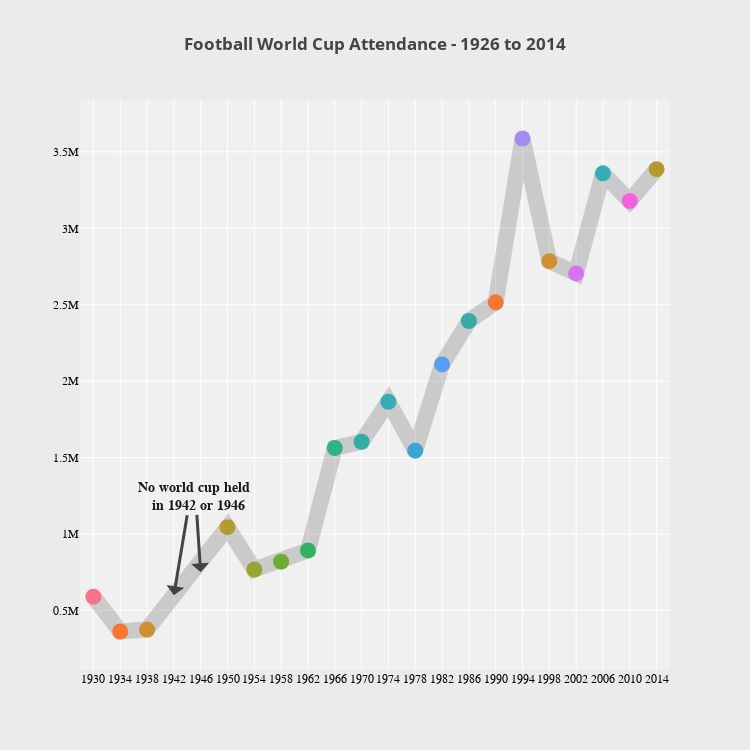

This figure's notebook cell:
### Code cell
trace = go.Scatter(
    x = df['Year'],
    y = df['Attendance'],
    text=df['Country'],
    mode = 'lines+markers',
    marker=dict(size=16,color=df['host_color']),

    line = dict(width = 16,color='rgba(50,50,50,0.2)')
    )
    
layout = go.Layout(
    paper_bgcolor='rgb(235,235,235)',
    plot_bgcolor='rgb(240,240,240)',
    xaxis=dict(
        showline=False,
        tickfont=dict(
            family='Arial',
            size=12,
            color='rgb(0,0,0)'),
        #Distance between the ticks
        dtick=4,
        tick0=1930,
        range=[1928,2016],
        gridcolor='rgb(255,255,255)'),
    yaxis=dict(
        tickfont=dict(
            family='Arial',
            size=12,
            color='rgb(12,12,12)'),
            dtick=500000,
            gridcolor='rgb(255,255,255)'),
        title='<b>Football World Cup Attendance - 1926 to 2014</b>',
        height=750,
        width=750,
        annotations=[dict(
            x=1946,
            y = 750000,
            text = '<b>No world cup held <br> in 1942 or 1946</b>',
            font=dict(
                family = 'Courier New, monospace',
                size=14,
                color='rgb(25,25,25)'),
            ay=-75,
            ax=-5,
            arrowwidth=3),
            dict(
            x=1942,
            y=600000,
            ax=15,
            ay=-90,
            arrowwidth=3)],
)



data = [trace]


fig = go.Figure(data = data,layout=layout)
py.iplot(fig)

### Figure 1 — Plotly figure (JSON) as saved in the notebook; plotly's stock layout.template omitted (floating-point values rounded to 4 significant figures)
{"data": [{"line": {"color": "rgba(50,50,50,0.2)", "width": 16}, "marker": {"color": ["rgb(0.96779755929199129, 0.44127456009157356, 0.53581031550587011)", "rgb(0.9688417625390765, 0.46710871459052145, 0.1965441952393453)", "rgb(0.8087954113106306, 0.56347000500566935, 0.19502642696727285)", "rgb(0.70086333912909171, 0.60803659800755039, 0.19419512204856468)", "rgb(0.59208915296397013, 0.64184670163782442, 0.19350691349910429)", "rgb(0.42258837810145911, 0.67794350493184496, 0.19271544738133076)", "rgb(0.19783576093349015, 0.69555169660630367, 0.39953010374444992)", "rgb(0.20518528131112984, 0.68514977385306008, 0.55625277635579118)", "rgb(0.21044753832183283, 0.67731050804567483, 0.64339411684686809)", "rgb(0.21576108198845112, 0.66904468724155652, 0.72011929920554307)", "rgb(0.22335772267769388, 0.6565792317435265, 0.81713555032656326)", "rgb(0.35313807153094168, 0.62014082208294807, 0.95861952356347879)", "rgb(0.21044753832183283, 0.67731050804567483, 0.64339411684686809)", "rgb(0.9688417625390765, 0.46710871459052145, 0.1965441952393453)", "rgb(0.64230443492197387, 0.54976800512564672, 0.9582651433656727)", "rgb(0.8087954113106306, 0.56347000500566935, 0.19502642696727285)", "rgb(0.83970109472639054, 0.4529020995703274, 0.95786380636530077)", "rgb(0.21576108198845112, 0.66904468724155652, 0.72011929920554307)", "rgb(0.96038885399407026, 0.38143178787721171, 0.86831176508354913)", "rgb(0.70086333912909171, 0.60803659800755039, 0.19419512204856468)"], "size": 16}, "mode": "lines+markers", "text": ["Uruguay", "Italy", "France", "Brazil", "Switzerland", "Sweden", "Chile", "England", "Mexico", "Germany", "Argentina", "Spain", "Mexico", "Italy", "USA", "France", "Korea/Japan", "Germany", "South Africa", "Brazil"], "type": "scatter", "x": [1930, 1934, 1938, 1950, 1954, 1958, 1962, 1966, 1970, 1974, 1978, 1982, 1986, 1990, 1994, 1998, 2002, 2006, 2010, 2014], "y": [590549, 363000, 375700, 1045246, 768607, 819810, 893172, 1563135, 1603975, 1865753, 1545791, 2109723, 2394031, 2516215, 3587538, 2785100, 2705197, 3359439, 3178856, 3386810]}], "layout": {"annotations": [{"arrowwidth": 3, "ax": -5, "ay": -75, "font": {"color": "rgb(25,25,25)", "family": "Courier New, monospace", "size": 14}, "text": "<b>No world cup held <br> in 1942 or 1946</b>", "x": 1946, "y": 750000}, {"arrowwidth": 3, "ax": 15, "ay": -90, "x": 1942, "y": 600000}], "height": 750, "paper_bgcolor": "rgb(235,235,235)", "plot_bgcolor": "rgb(240,240,240)", "title": "<b>Football World Cup Attendance - 1926 to 2014</b>", "width": 750, "xaxis": {"dtick": 4, "gridcolor": "rgb(255,255,255)", "range": [1928, 2016], "showline": false, "tick0": 1930, "tickfont": {"color": "rgb(0,0,0)", "family": "Arial", "size": 12}}, "yaxis": {"dtick": 500000, "gridcolor": "rgb(255,255,255)", "tickfont": {"color": "rgb(12,12,12)", "family": "Arial", "size": 12}}}}
